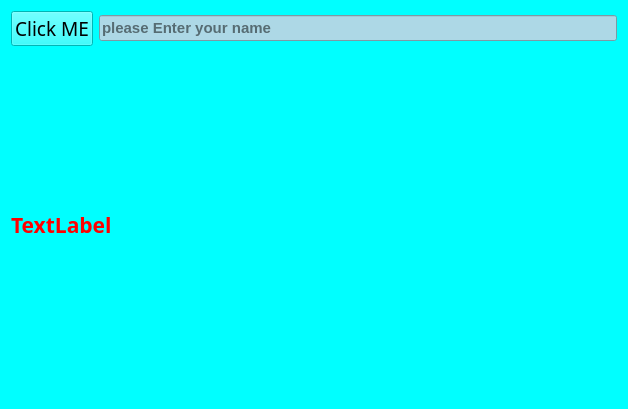
<?xml version="1.0" encoding="UTF-8"?>
<ui version="4.0">
 <class>Form</class>
 <widget class="QWidget" name="Form">
  <property name="geometry">
   <rect>
    <x>0</x>
    <y>0</y>
    <width>628</width>
    <height>409</height>
   </rect>
  </property>
  <property name="windowTitle">
   <string>QtDesiger Application</string>
  </property>
  <property name="windowIcon">
   <iconset theme="logo.png"/>
  </property>
  <property name="styleSheet">
   <string notr="true">background-color: cyan</string>
  </property>
  <layout class="QVBoxLayout" name="verticalLayout">
   <item>
    <layout class="QHBoxLayout" name="horizontalLayout">
     <item>
      <widget class="QPushButton" name="change_btn">
       <property name="font">
        <font>
         <family>MV Boli</family>
         <pointsize>14</pointsize>
        </font>
       </property>
       <property name="text">
        <string>Click ME</string>
       </property>
      </widget>
     </item>
     <item>
      <widget class="QLineEdit" name="lineEdit">
       <property name="font">
        <font>
         <pointsize>11</pointsize>
         <weight>75</weight>
         <bold>true</bold>
        </font>
       </property>
       <property name="styleSheet">
        <string notr="true">background-color:lightblue</string>
       </property>
       <property name="echoMode">
        <enum>QLineEdit::Password</enum>
       </property>
       <property name="placeholderText">
        <string>please Enter your name</string>
       </property>
      </widget>
     </item>
    </layout>
   </item>
   <item>
    <widget class="QLabel" name="label">
     <property name="font">
      <font>
       <family>Raleway SemiBold</family>
       <pointsize>16</pointsize>
       <weight>75</weight>
       <bold>true</bold>
      </font>
     </property>
     <property name="styleSheet">
      <string notr="true">QLabel {
	color: red;

}</string>
     </property>
     <property name="text">
      <string>TextLabel</string>
     </property>
    </widget>
   </item>
  </layout>
 </widget>
 <resources/>
 <connections/>
</ui>
